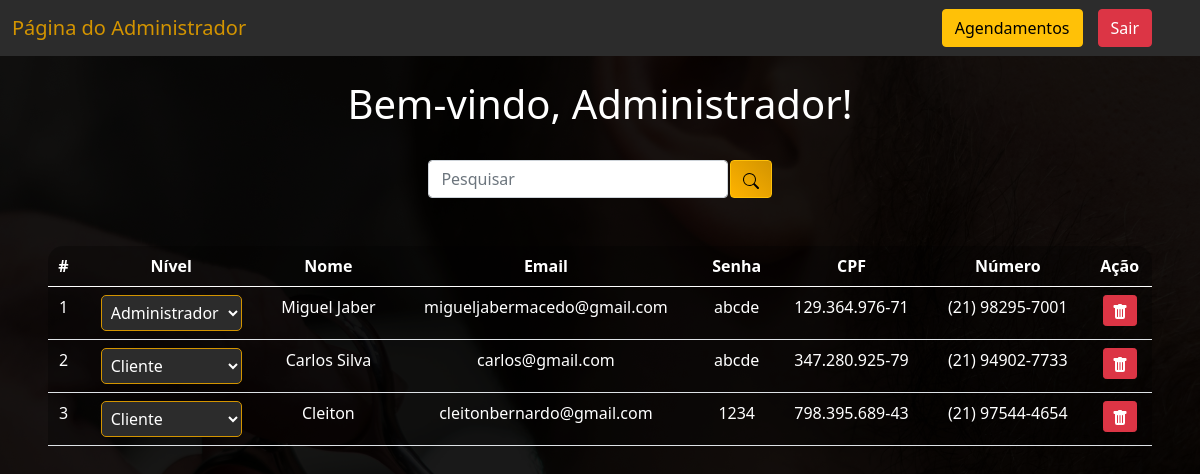
/select.php (signed in), run on an earlier commit of the app's database.
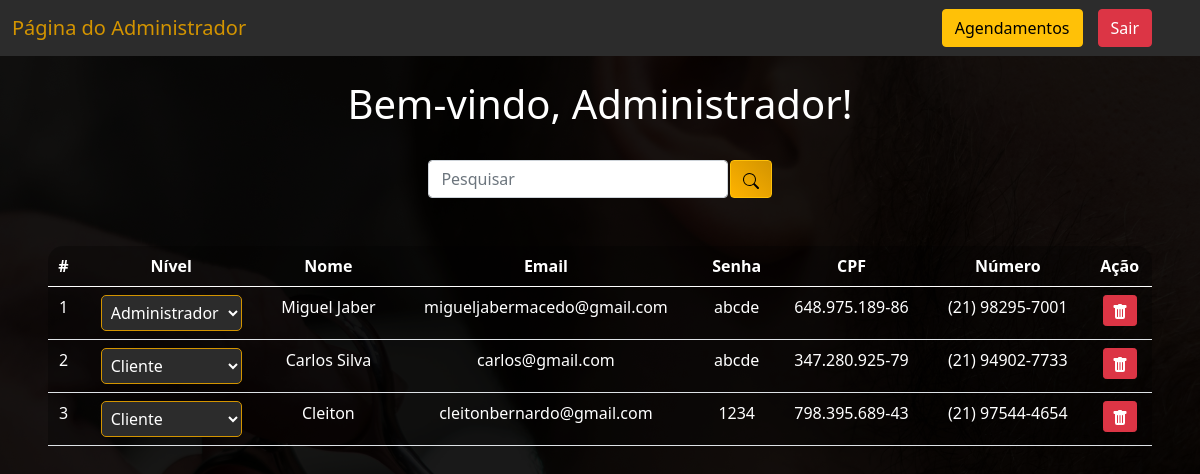
And on a later commit of the database.
### tables this page shows
CREATE TABLE `usuarios` (
  `id` int(11) NOT NULL,
  `nivel` varchar(10) NOT NULL DEFAULT 'cliente',
  `nome` varchar(250) NOT NULL,
  `cpf` varchar(250) NOT NULL,
  `email` varchar(250) NOT NULL,
  `numero` varchar(250) NOT NULL,
  `senha` varchar(250) NOT NULL
);

### select.php (the view, shortened to what this page needs)
<?php
include_once("./conexao.php");
?>
<?php
if (!empty($_GET['search'])) {
    $data = $_GET['search'];
    $sql = "SELECT * FROM usuarios WHERE id LIKE '%$data%' or nome LIKE '%$data%' or email LIKE '%$data%' or nivel LIKE '%$data%' or numero LIKE '%$data%' ORDER BY id ASC";
} else {
    $sql = "SELECT * FROM usuarios ORDER BY id ASC";
}
$result = $conexao->query($sql);
?>
<!DOCTYPE html>
<html lang="pt-br">
<head>
    <link href="https://cdn.jsdelivr.net/npm/bootstrap@5.0.2/dist/css/bootstrap.min.css" rel="stylesheet">
</head>
<body>
    <nav class="navbar navbar-expand-lg" style="background-color: #2c2c2c;">
        <div class="container-fluid">
            <a class="navbar-brand" href="#">Página do Administrador</a>
        </div>
        <a href="./select2.php" id="agendamentos" class="btn btn-warning">Agendamentos</a>
        <div class="d-flex">
            <a href="sair.php" class="btn btn-danger me-5">Sair</a>
        </div>
    </nav>
    <br>
    <?php echo "<h1>Bem-vindo, Administrador!</h1>"; ?>
    <br>
    <div class="box-search">
        <input type="search" class="form-control w-25" placeholder="Pesquisar" id="pesquisar">
        <button onclick="searchData()" class="btn btn-warning" style="background: linear-gradient(45deg, #ffb300, #d39400);">
        </button>
    </div>
    <div class="m-5">
        <table class="table text-white table-bg">
            <thead>
                <tr>
                    <th scope="col">#</th>
                    <th scope="col">Nível</th>
                    <th scope="col">Nome</th>
                    <th scope="col">Email</th>
                    <th scope="col">Senha</th>
                    <th scope="col">CPF</th>
                    <th scope="col">Número</th>
                    <th scope="col">Ação</th>
                </tr>
            </thead>
            <tbody>
                <?php
                while ($user_data = mysqli_fetch_assoc($result)) {
                    echo "<tr>";
                    echo "<td>".$user_data['id']."</td>";
                    echo "<td>";
                    echo "<select class='nivel-dropdown' onchange=\"atualizarNivel(".$user_data['id'].", this.value)\">";
                    echo "<option value='cliente' ".($user_data['nivel'] == 'cliente' ? "selected" : "").">Cliente</option>";
                    echo "<option value='adm' ".($user_data['nivel'] == 'adm' ? "selected" : "").">Administrador</option>";
                    echo "</select>";
                    echo "</td>";
                    echo "<td>".$user_data['nome']."</td>";
                    echo "<td>".$user_data['email']."</td>";
                    echo "<td>".$user_data['senha']."</td>";
                    echo "<td>".$user_data['cpf']."</td>";
                    echo "<td>".$user_data['numero']."</td>";
                    echo "<td>
                        <a class='btn btn-sm btn-danger' href='delete.php?id=".$user_data['id']."' title='Deletar'>
                            <svg xmlns='http://www.w3.org/2000/svg' width='16' height='16' fill='currentColor' class='bi bi-trash-fill' viewBox='0 0 16 16'>
                                <path d='M2.5 1a1 1 0 0 0-1 1v1a1 1 0 0 0 1 1H3v9a2 2 0 0 0 2 2h6a2 2 0 0 0 2-2V4h.5a1 1 0 0 0 1-1V2a1 1 0 0 0-1-1H10a1 1 0 0 0-1-1H7a1 1 0 0 0-1 1H2.5zm3 4a.5.5 0 0 1 .5.5v7a.5.5 0 0 1-1 0v-7a.5.5 0 0 1 .5-.5zM8 5a.5.5 0 0 1 .5.5v7a.5.5 0 0 1-1 0v-7A.5.5 0 0 1 8 5zm3 .5v7a.5.5 0 0 1-1 0v-7a.5.5 0 0 1 1 0z'/>
                            </svg>
                        </a>
                        </td>";
                    echo "</tr>";
                }
                ?>
            </tbody>
        </table>
    </div>
</body>
</html>

What changed in the data, as far as the page shows it:
changed usuarios "Miguel Jaber": cpf "129.364.976-71" → "648.975.189-86"
